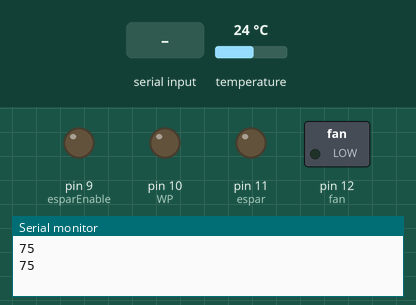
This sketch was run on a simulated Arduino Uno, built with avr-gcc and run on an emulated ATmega328P. Parts: switched loads named in the sketch (green lamp = pin HIGH), output pins drawn as LEDs (lit = HIGH), the last lines printed to the serial monitor. Inputs (shaded band) come from the test bench; at power-on: temperature 24 °C.

Above: at 1.8 s.
1.9 s: "2" received over Serial
At 4.3 s:
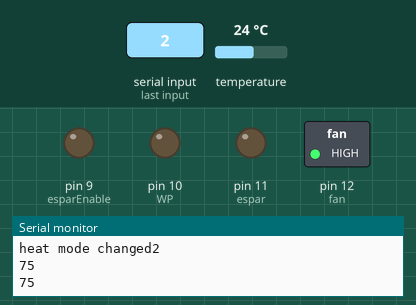
4.8 s: "1" received over Serial
At 6.1 s:
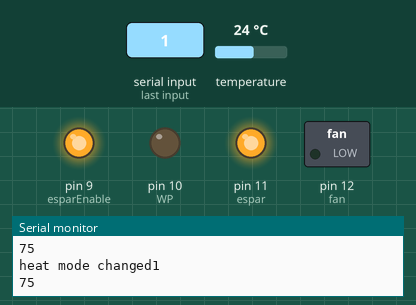
7.3 s: "0" received over Serial
At 9.0 s:
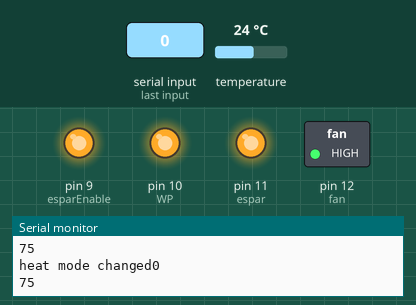
9.8 s: "3" received over Serial
At 12.0 s:
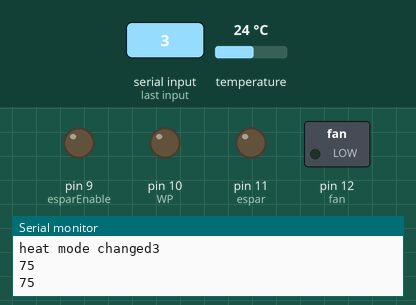
Timing chart, 0 to 13.3 s (numbered marks = the images above; inputs shaded):
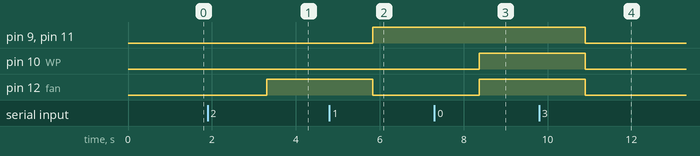

Measured:
- after the input at 1.9 s, pin 12 (fan): LOW → HIGH after 1.4 s
- after the input at 4.8 s, pin 9 (esparEnable), pin 11 (espar): LOW → HIGH after 1.0 s; pin 12 (fan): HIGH → LOW after 1.0 s
- after the input at 7.3 s, pin 10 (WP), pin 12 (fan): LOW → HIGH after 1.1 s
- after the input at 9.8 s, pin 9 (esparEnable), pin 10 (WP), pin 11 (espar), pin 12 (fan): HIGH → LOW after 1.1 s

The sketch:

BrooksHeat1.2.ino
```cpp
#include <OneWire.h>
#include <DallasTemperature.h>

#define ONE_WIRE_BUS 5

// Setup a oneWire instance to communicate with any OneWire devices
OneWire oneWire(ONE_WIRE_BUS);

// Pass our oneWire reference to Dallas Temperature sensor
DallasTemperature sensors(&oneWire);

/*
water pump(WP) blue wire on relay 2 pin 10
fan relay 3 pin 11
espar relay 4 pin 12
esparEnable relay 1 pin 9
*/

int WP = 10, fan = 12, espar = 11, esparEnable = 9;

String ser_rpi;

int cabin_temp, heat_status;

void setup(void)
{
  pinMode(WP, OUTPUT);
  pinMode(fan, OUTPUT);
  pinMode(espar, OUTPUT);
  pinMode(esparEnable, OUTPUT);

  ser_rpi = "0";

  // Start serial communication for debugging purposes
  Serial.begin(9600);
  // Start up the library
  sensors.begin();
}

int heat_cycle( int heat_mode){
  int esp_status;
  //heat cabin
  if(heat_mode == '3'){
    digitalWrite(WP, LOW);
    digitalWrite(fan, LOW);
    digitalWrite(espar, LOW);
    digitalWrite(esparEnable, LOW);
    esp_status = 3;
  }
  //pre-heat
  else if(heat_mode == '2'){
    digitalWrite(WP, LOW);
    digitalWrite(fan, HIGH);
    digitalWrite(espar, LOW);
    digitalWrite(esparEnable, LOW);
    esp_status = 2;
  }
  //rest
  else if(heat_mode == '1'){
    digitalWrite(WP, LOW);
    digitalWrite(fan, LOW);
    digitalWrite(espar, HIGH);
    digitalWrite(esparEnable, HIGH);
    esp_status = 1;
  }
  //kill
  else if(heat_mode == '0'){
    digitalWrite(WP, HIGH);
    digitalWrite(fan, HIGH);
    digitalWrite(espar, HIGH);
    digitalWrite(esparEnable, HIGH);
    esp_status = 0;
  }
  Serial.print("heat mode changed");
  Serial.println(esp_status);
  return esp_status;
}

void ser_tx(){
  Serial.print(ser_rpi);                    //print what was recieved
  Serial.print(sensors.getTempFByIndex(0)); //send temps
}

void loop(void){
  // Call sensors.requestTemperatures() to issue a global temperature and Requests to all devices on the bus
  sensors.requestTemperatures();
  cabin_temp = sensors.getTempFByIndex(0);
  //check serial input
  if(Serial.available() > 0){
    ser_rpi = Serial.readString();
    heat_status = heat_cycle(ser_rpi[0]);}


  Serial.println(cabin_temp);
}
  /* ((((dubugging serial))) else{
    Serial.println("no input");
  }*/
```
